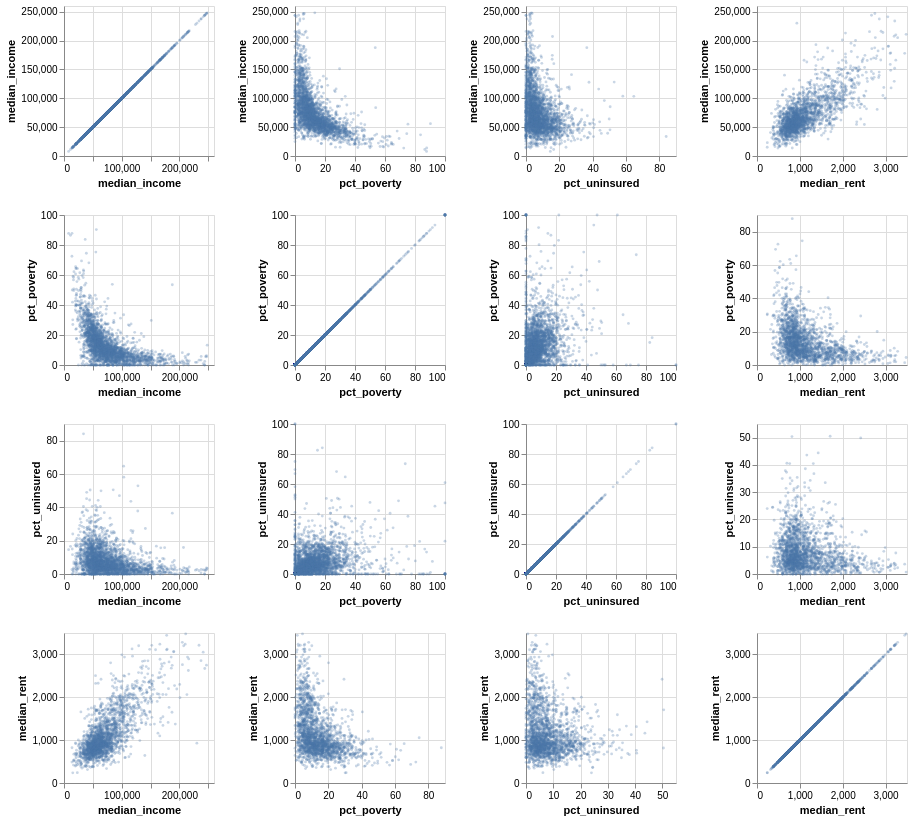

The notebook cell this image was saved under:
### Markdown cell above
### 4. Do cities with higher poverty rates have higher crime? Violent or Property?
I am envisioning a faceted display where each chart shows each economic variable in relation to one another

### Code cell
# focus on recent census data for now
recent_data = census[census['period'] == '2020-2024'].dropna()
# choose economic variables to focus on
ec_vars = ['median_income', 'pct_poverty', 'pct_uninsured', 'median_rent']

alt.Chart(recent_data.sample(3000, random_state=1)).mark_circle(size=8, opacity=0.3).encode(
    x=alt.X(alt.repeat('column'), type='quantitative'),
    y=alt.Y(alt.repeat('row'), type='quantitative')
).properties(width=150, height=150).repeat(row=ec_vars, column=ec_vars)

### Figure 1 — Vega-Lite specification as saved in the notebook (floating-point values rounded to 4 significant figures; data arrays with more than 128 entries replaced by an {"elided": "..."} marker saying what was removed)
{"config": {"view": {"continuousWidth": 300, "continuousHeight": 300}}, "repeat": {"column": ["median_income", "pct_poverty", "pct_uninsured", "median_rent"], "row": ["median_income", "pct_poverty", "pct_uninsured", "median_rent"]}, "spec": {"data": {"name": "data-0f1fbcc6c6927322b4559938e38c8344"}, "mark": {"type": "circle", "opacity": 0.3, "size": 8}, "encoding": {"x": {"field": {"repeat": "column"}, "type": "quantitative"}, "y": {"field": {"repeat": "row"}, "type": "quantitative"}}, "height": 150, "width": 150}, "$schema": "https://vega.github.io/schema/vega-lite/v5.20.1.json", "datasets": {"data-0f1fbcc6c6927322b4559938e38c8344": {"elided": "3000 records"}}}
